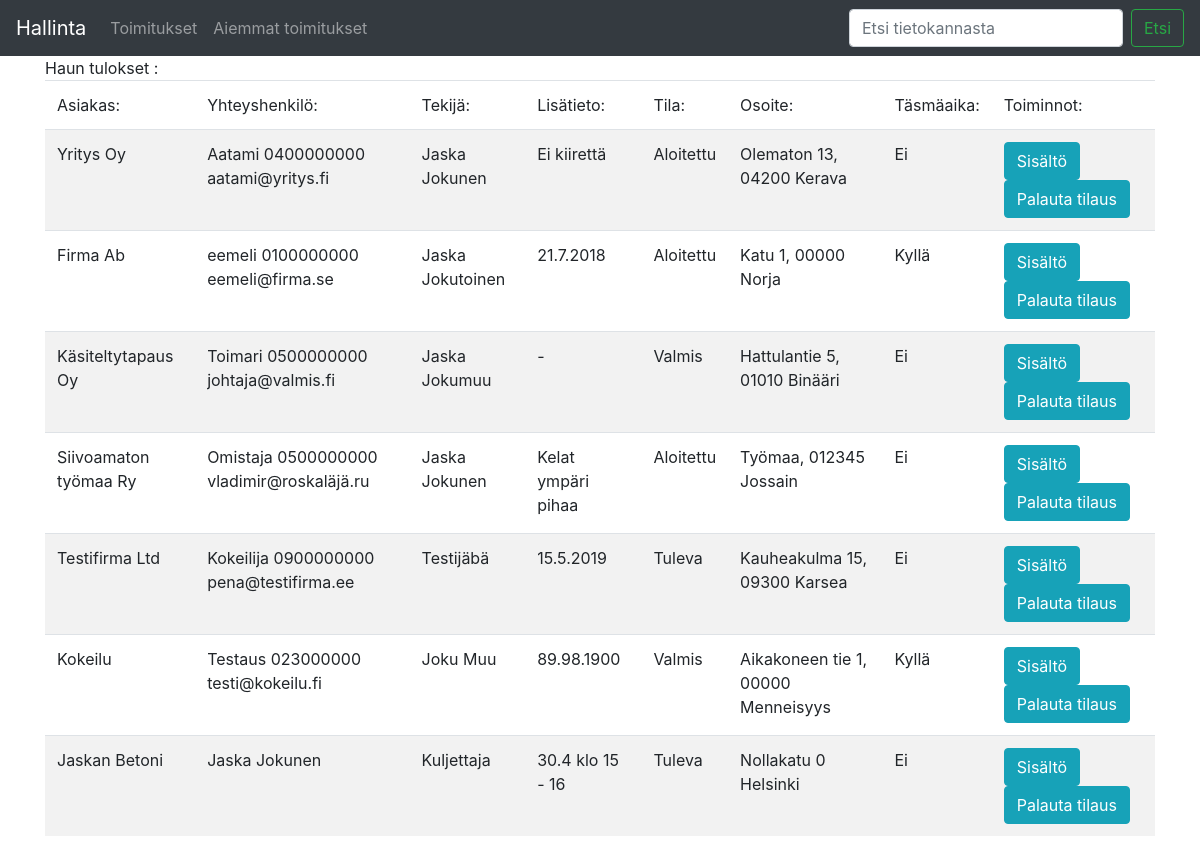
/haku.php, run on the app's committed database.
### tables this page shows
CREATE TABLE `toimitukset` (
  `id` int(11) NOT NULL AUTO_INCREMENT,
  `nimi` text,
  `tekija` text,
  `tasmaaika` int(11) DEFAULT NULL,
  `lisatieto` text,
  `tila` text,
  `osoite` text,
  `piilotettu` int(11) DEFAULT NULL,
  `yhteyshenkilo` text,
  PRIMARY KEY (`id`)
);

### haku.php (the view, shortened to what this page needs)
<!DOCTYPE html>
<html lang="fi">
  <head>
    <link href="css/bootstrap.min.css" rel="stylesheet">
  </head>
  <body>
    <nav class="navbar navbar-expand-lg navbar-dark bg-dark">
      <a class="navbar-brand" href="#">Hallinta</a>
      <div class="collapse navbar-collapse" id="navbarNav">
        <ul class="navbar-nav">
          <li class="nav-item">
            <a class="nav-link" href="index.php">Toimitukset</a>
          </li>
          <li class="nav-item">
            <a class="nav-link" href="aiemmat.php">Aiemmat toimitukset</a>
          </li>
        </ul>
      </div>
      <form action="haku.php" class="form-inline" method="post">
        <input class="form-control mr-sm-2" type="search"  name="search" placeholder="Etsi tietokannasta" aria-label="Search">
        <button class="btn btn-outline-success my-2 my-sm-0" type="submit">Etsi</button>
      </form>
    </nav>
    <div class="container">
<?php
  include ("tietokanta.php");
  $search=$_POST['search'];
  $kysely = $yhteys->prepare("select * from toimitukset where nimi LIKE '%$search%' OR tekija LIKE '%$search%' OR lisatieto LIKE '%$search%' OR osoite LIKE '%$search%' OR yhteyshenkilo LIKE '%$search%'  LIMIT 0 , 50");
  $kysely->bindValue(1, "%$search%", PDO::PARAM_STR);
  $kysely->execute();
         if (!$kysely->rowCount() == 0) {
		 		echo "Haun tulokset :<br/>";
    echo '<table class="table table-striped">';
    echo "<thead>";
    echo "<tr>";
    echo "<td>Asiakas:</td><td>Yhteyshenkilö:</td><td>Tekijä:</td><td>Lisätieto:</td><td>Tila:</td><td>Osoite:</td><td>Täsmäaika:</td><td>Toiminnot:</td>";
    echo "</tr>";
    echo "</thead>";
    echo "<tbody>";
    while ($rivi = $kysely->fetch()) {
      $id = $rivi["id"];
      echo "<tr>";
      echo "<td>" . htmlspecialchars($rivi["nimi"]) . "</td>";
      echo "<td>" . htmlspecialchars($rivi["yhteyshenkilo"]) . "</td>";
      echo "<td>" . htmlspecialchars($rivi["tekija"]) . "</td>";
      echo "<td>" . htmlspecialchars($rivi["lisatieto"]) . "</td>";
      echo "<td>" . htmlspecialchars($rivi["tila"]) . "</td>";
      echo "<td>" . htmlspecialchars($rivi["osoite"]) . "</td>";
      if($rivi["tasmaaika"] == 1)
          $rivi["tasmaaika"] = "Kyllä";
      else
          $rivi["tasmaaika"] = "Ei";
      echo "<td>" . htmlspecialchars($rivi["tasmaaika"]) . "</td>";
      echo "<td><a href=\"tilaus.php?id=$id\" class=\"btn btn-info\">Sisältö</a> <a href=\"palautus.php?id=$id\" class=\"btn btn-info\">Palauta tilaus</a></td>";
      echo "</tr>";
    }
    echo "</tbody>";
    echo "</table>";
        } else {
            echo 'Nothing found';
        }
?>
    </div>
  </body>
</html>

### data on the page
toimitukset: nimi "Yritys Oy", yhteyshenkilo "Aatami 0400000000 aatami@yritys.fi", tekija "Jaska Jokunen", lisatieto "Ei kiirettä", tila "Aloitettu", osoite "Olematon 13, 04200 Kerava", tasmaaika "Ei"
toimitukset: nimi "Firma Ab", yhteyshenkilo "eemeli 0100000000 eemeli@firma.se", tekija "Jaska Jokutoinen", lisatieto "21.7.2018", tila "Aloitettu", osoite "Katu 1, 00000 Norja", tasmaaika "Kyllä"
toimitukset: nimi "Käsiteltytapaus Oy", yhteyshenkilo "Toimari 0500000000 johtaja@valmis.fi", tekija "Jaska Jokumuu", lisatieto "-", tila "Valmis", osoite "Hattulantie 5, 01010 Binääri", tasmaaika "Ei"
toimitukset: nimi "Siivoamaton työmaa Ry", yhteyshenkilo "Omistaja 0500000000 vladimir@roskaläjä.ru", tekija "Jaska Jokunen", lisatieto "Kelat ympäri pihaa", tila "Aloitettu", osoite "Työmaa, 012345 Jossain", tasmaaika "Ei"
toimitukset: nimi "Testifirma Ltd", yhteyshenkilo "Kokeilija 0900000000 pena@testifirma.ee", tekija "Testijäbä", lisatieto "15.5.2019", tila "Tuleva", osoite "Kauheakulma 15, 09300 Karsea", tasmaaika "Ei"
toimitukset: nimi "Kokeilu", yhteyshenkilo "Testaus 023000000 testi@kokeilu.fi", tekija "Joku Muu", lisatieto "89.98.1900", tila "Valmis", osoite "Aikakoneen tie 1, 00000 Menneisyys", tasmaaika "Kyllä"
toimitukset: nimi "Jaskan Betoni", yhteyshenkilo "Jaska Jokunen", tekija "Kuljettaja", lisatieto "30.4 klo 15 - 16", tila "Tuleva", osoite "Nollakatu 0 Helsinki", tasmaaika "Ei"
